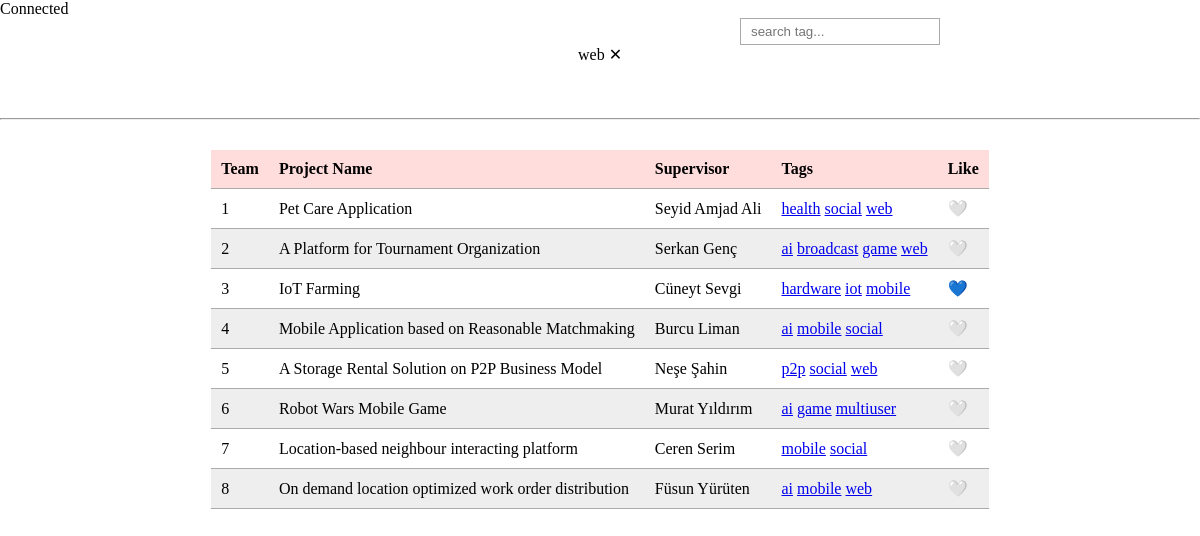
/?tag=web, run on the app's committed database.
### tables this page shows
CREATE TABLE IF NOT EXISTS `projects` (
  `team` int(11) NOT NULL,
  `name` text NOT NULL,
  `supervisor` varchar(100) NOT NULL,
  `likeit` int(11) NOT NULL DEFAULT 0,
  PRIMARY KEY (`team`)
);

CREATE TABLE IF NOT EXISTS `tags` (
  `team` int(11) NOT NULL,
  `tagName` varchar(100) NOT NULL,
  PRIMARY KEY (`team`,`tagName`)
);

### index.php (the view, shortened to what this page needs)
<?php
require "db.php";
try {
    $rs = $db->query("SELECT * FROM projects");
    $projects = $rs->fetchAll(PDO::FETCH_ASSOC);
} catch(PDOException $ex){
    die("select query problem");
}
?>
<!DOCTYPE html>
<html lang="en">
<head>
    <link rel="stylesheet" href="app.css">
</head>
<body>
    <form action="" method="post" class= "center">
        <input type="text" id="search" placeholder="search tag...">
    </form>
    <div class="tag" >
    <?php
       echo "<p>" , $tag ?? ""  , " &#10005; </p>" ;
    ?>
    </div>
    <br><br><br>
    <hr>
    <table>
        <tr>
            <th>Team</th>
            <th>Project Name</th>
            <th>Supervisor</th>
            <th>Tags</th>
            <th>Like</th>
        </tr>
        <?php foreach($projects as $project) :
            $stmt = $db -> prepare("select * from tags where team = ? ");
            $stmt -> execute([$project["team"]]);
            $tags = $stmt -> fetchAll(PDO::FETCH_ASSOC);
            if($project["likeit"] == 1){
                $str = " &#128153;";
            }else{
                $str = " &#129293;";
            }
            ?>
        <tr>
            <td><?= $project["team"] ?></td>
            <td><?= $project["name"] ?></td>
            <td><?= $project["supervisor"] ?></td>
            <td>
            <?php foreach($tags as $tag) : ?>
                <a href="?tag=<?= $tag["tagName"] ?>" class="tag"><?= $tag["tagName"] ?></a>
            <?php endforeach ?>
            </td>
            <td><?= $str ?></td>
        </tr>
        <?php endforeach ?>
    </table>
</body>
</html>

### app.css (style rules this page uses)
* { margin:0; padding:0 ; box-sizing: border-box; }
table { border-collapse: collapse; margin: 30px auto ; }
td, th { border-bottom: 1px solid #AAA; padding: 10px; text-align: left; }
.tag { text-align: center; }
.tag p { text-align: center; }
tr:nth-of-type(2n-1) { background: #EEE; }
tr:first-of-type { background: #FDD; }
#search { margin-left: 40%; width: 200px; padding: 5px 10px; border: 1px solid #AAA; }
.center { text-align: center; }

### data on the page
projects: team "1", name "Pet Care Application", supervisor "Seyid Amjad Ali", likeit "🤍"
tags: tagName "health"
tags: tagName "social"
tags: tagName "web"
projects: team "2", name "A Platform for Tournament Organization", supervisor "Serkan Genç", likeit "🤍"
tags: tagName "ai"
tags: tagName "broadcast"
tags: tagName "game"
tags: tagName "web"
projects: team "3", name "IoT Farming", supervisor "Cüneyt Sevgi", likeit "💙"
tags: tagName "hardware"
tags: tagName "iot"
tags: tagName "mobile"
projects: team "4", name "Mobile Application based on Reasonable Matchmaking", supervisor "Burcu Liman", likeit "🤍"
tags: tagName "ai"
tags: tagName "mobile"
tags: tagName "social"
projects: team "5", name "A Storage Rental Solution on P2P Business Model", supervisor "Neşe Şahin", likeit "🤍"
tags: tagName "p2p"
tags: tagName "social"
tags: tagName "web"
projects: team "6", name "Robot Wars Mobile Game", supervisor "Murat Yıldırım", likeit "🤍"
tags: tagName "ai"
tags: tagName "game"
tags: tagName "multiuser"
projects: team "7", name "Location-based neighbour interacting platform", supervisor "Ceren Serim", likeit "🤍"
tags: tagName "mobile"
tags: tagName "social"
projects: team "8", name "On demand location optimized work order distribution", supervisor "Füsun Yürüten", likeit "🤍"
tags: tagName "ai"
tags: tagName "mobile"
tags: tagName "web"

### other printed values
$tag "web"
